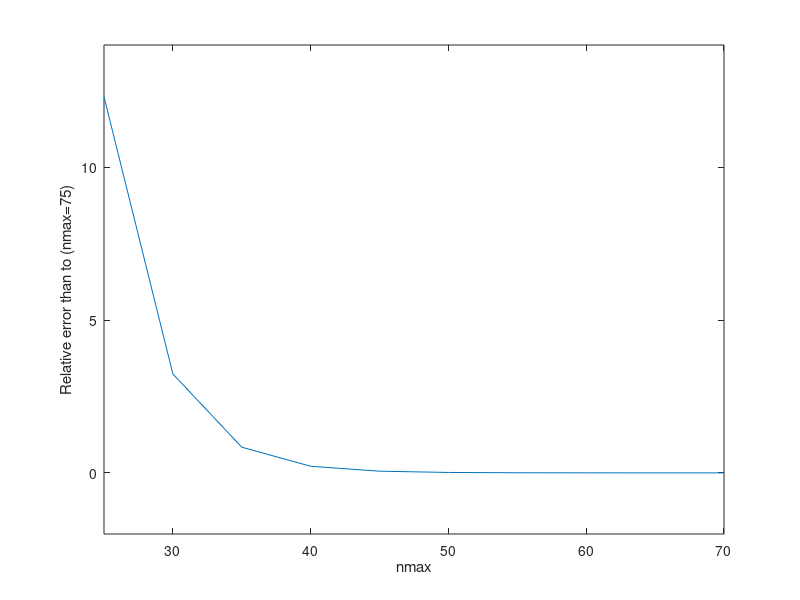

The MATLAB script that drew this image:
clc
clear all
close all
% Btotx
b25=[2.38506812086904e-09,2.36782295612921e-09,2.34018431948395e-09,2.30366840473402e-09,2.26014242786175e-09,2.21161766630263e-09,2.16004467631381e-09,2.10714255778209e-09,2.05428644015209e-09,2.00246403868734e-09,1.95229653718596e-09,1.90410585805230e-09,1.85800356764500e-09,1.81397764314329e-09,1.77196042806625e-09,1.73187074552104e-09,1.69363173400908e-09,1.65717134857840e-09,1.62241422074224e-09,1.58927253367037e-09,1.55764103800878e-09,1.52739844432593e-09,1.49841490708997e-09,1.47056351416323e-09,1.44373273922320e-09,1.41783670926259e-09,1.39282079891484e-09,1.36866128455154e-09,1.34535925360842e-09,1.32293029240219e-09,1.30139234348913e-09,1.28075435579162e-09,1.26100796320720e-09,1.24212359558099e-09,1.22405140171680e-09,1.20672638788288e-09,1.19007642116081e-09,1.17403131239227e-09,1.15853111488632e-09,1.14353204309645e-09,1.12900897546464e-09,1.11495425104647e-09,1.10137324728909e-09,1.08827786574234e-09,1.07567941217459e-09,1.06358236971052e-09,1.05198025327630e-09,1.04085420381739e-09,1.03017437198974e-09,1.01990358676495e-09,1.01000240157191e-09,1.00043441197980e-09,9.91170759401002e-10,9.82192959224234e-10,9.73493574502638e-10,9.65074723423702e-10,9.56944862772276e-10,9.49114629462969e-10,9.41592671919124e-10,9.34382336273852e-10,9.27479820524144e-10,9.20874048874149e-10,9.14548141293143e-10,9.08482040887506e-10,9.02655666576468e-10,8.97051902347108e-10,8.91658813913918e-10,8.86470677316850e-10,8.81487673878713e-10,8.76714398509778e-10,8.72157580425010e-10,8.67823568101562e-10,8.63716147693574e-10,8.59835146646043e-10,8.56176059837459e-10,8.52730685863319e-10,8.49488539667416e-10,8.46438661147138e-10,8.43571388399563e-10,8.40879706509856e-10,8.38359900487489e-10,8.36011407732068e-10,8.33835948855107e-10,8.31836178697140e-10,8.30014204721166e-10,8.28370339822780e-10,8.26902383733658e-10,8.25605580925142e-10,8.24473224828484e-10,8.23497718158915e-10,8.22671798129074e-10,8.21989613256433e-10,8.21447391867088e-10,8.21043550895717e-10,8.20778229330185e-10,8.20652365357908e-10,8.20666544091159e-10,8.20819901400065e-10,8.21109363021138e-10,8.21529422896874e-10,8.22072534128551e-10,8.22730031105692e-10,8.23493363579383e-10,8.24355340837122e-10,8.25311078703211e-10,8.26358413015974e-10,8.27497669311901e-10,8.28730827126694e-10,8.30060255057860e-10,8.31487292079831e-10,8.33010992961483e-10,8.34627331770170e-10,8.36329068524997e-10,8.38106343824589e-10,8.39947902014936e-10,8.41842692588545e-10,8.43781500524659e-10,8.45758236847069e-10,8.47770587970362e-10,8.49819860510890e-10,8.51910033666099e-10,8.54046203628775e-10,8.56232737322947e-10,8.58471520478640e-10,8.60760675537398e-10,8.63094039095545e-10,8.65461540158027e-10,8.67850435260224e-10,8.70247170749828e-10,8.72639497135687e-10,8.75018391337810e-10,8.77379369977588e-10,8.79722897396668e-10,8.82053779485574e-10,8.84379646493985e-10,8.86708818730318e-10,8.89047979740978e-10,8.91400127897656e-10,8.93763231583749e-10,8.96129883281923e-10,8.98488055689200e-10,9.00822842424380e-10,9.03118859392624e-10,9.05362834549051e-10,9.07545859248341e-10,9.09664830075295e-10,9.11722767026853e-10,9.13727918892666e-10,9.15691811000572e-10,9.17626603109378e-10,9.19542264741462e-10,9.21444117143662e-10,9.23331229507165e-10,9.25196003225911e-10,9.27025057495360e-10,9.28801280221312e-10,9.30506676224023e-10,9.32125477698116e-10,9.33646918222610e-10,9.35067129161078e-10,9.36389786242327e-10,9.37625378132356e-10,9.38789234821146e-10,9.39898686490639e-10,9.40969879541425e-10,9.42014831211417e-10,9.43039253312726e-10,9.44041531083735e-10,9.45013029515975e-10,9.45939651518981e-10,9.46804333190867e-10,9.47589978540622e-10,9.48282251154650e-10,9.48871677444579e-10,9.49354670841109e-10,9.49733323700588e-10,9.50014077135507e-10,9.50205607037568e-10,9.50316409035642e-10];
b30=[2.39297987243861e-09,2.37492488298021e-09,2.34608857290260e-09,2.30817374805016e-09,2.26323954933522e-09,2.21345226186545e-09,2.16085454406183e-09,2.10719130049925e-09,2.05381402621838e-09,2.00166474821261e-09,1.95132234534409e-09,1.90308372038119e-09,1.85705208907768e-09,1.81321236101991e-09,1.77148451067311e-09,1.73175540837705e-09,1.69389521875488e-09,1.65776588216928e-09,1.62322757259566e-09,1.59014604714903e-09,1.55840091892152e-09,1.52789302432351e-09,1.49854857666227e-09,1.47031855153942e-09,1.44317322405270e-09,1.41709330684607e-09,1.39206014272265e-09,1.36804757751760e-09,1.34501749955939e-09,1.32291986207118e-09,1.30169670306097e-09,1.28128862164435e-09,1.26164162464056e-09,1.24271232894485e-09,1.22447013236253e-09,1.20689594019906e-09,1.18997805823350e-09,1.17370663384524e-09,1.15806833771838e-09,1.14304277557499e-09,1.12860150853027e-09,1.11470975500214e-09,1.10133008950399e-09,1.08842694637889e-09,1.07597059630852e-09,1.06393950285839e-09,1.05232049718713e-09,1.04110686659697e-09,1.03029504109293e-09,1.01988091363677e-09,1.00985685673011e-09,1.00021021724444e-09,9.90923590454039e-10,9.81976647833439e-10,9.73348872377409e-10,9.65022346963433e-10,9.56983786957884e-10,9.49225279296911e-10,9.41743598241329e-10,9.34538388587665e-10,9.27609815858565e-10,9.20956394121548e-10,9.14573595604138e-10,9.08453571086860e-10,9.02585962119748e-10,8.96959473018401e-10,8.91563678390839e-10,8.86390514598109e-10,8.81435036758119e-10,8.76695268994416e-10,8.72171257146695e-10,8.67863664217660e-10,8.63772361171537e-10,8.59895431231933e-10,8.56228845542357e-10,8.52766842233314e-10,8.49502825215556e-10,8.46430457855763e-10,8.43544595199143e-10,8.40841776589696e-10,8.38320157603061e-10,8.35978944783589e-10,8.33817550853009e-10,8.31834763994358e-10,8.30028200523040e-10,8.28394198102876e-10,8.26928149112651e-10,8.25625126856348e-10,8.24480569363239e-10,8.23490780995884e-10,8.22653086431238e-10,8.21965596409008e-10,8.21426678381687e-10,8.21034325114413e-10,8.20785648065653e-10,8.20676678164081e-10,8.20702548442916e-10,8.20857997973592e-10,8.21138022244439e-10,8.21538441833581e-10,8.22056186823172e-10,8.22689188928691e-10,8.23435904355682e-10,8.24294615277956e-10,8.25262736940438e-10,8.26336364951895e-10,8.27510228504695e-10,8.28778088729679e-10,8.30133475783236e-10,8.31570541192019e-10,8.33084754007807e-10,8.34673208845071e-10,8.36334429904419e-10,8.38067711268675e-10,8.39872181238046e-10,8.41745871672050e-10,8.43685083017350e-10,8.45684256699676e-10,8.47736419293363e-10,8.49834089110507e-10,8.51970388024014e-10,8.54140027037691e-10,8.56339859927639e-10,8.58568820536059e-10,8.60827240642038e-10,8.63115732204439e-10,8.65433953962122e-10,8.67779626872557e-10,8.70148100982697e-10,8.72532623312385e-10,8.74925253752698e-10,8.77318181521667e-10,8.79705066679576e-10,8.82082010856154e-10,8.84447858705077e-10,8.86803720642261e-10,8.89151833438362e-10,8.91494071929584e-10,8.93830534813930e-10,8.96158617550413e-10,8.98472856515898e-10,9.00765614497249e-10,9.03028436656985e-10,9.05253706598148e-10,9.07436133568289e-10,9.09573636624762e-10,9.11667353539551e-10,9.13720746853968e-10,9.15738037083763e-10,9.17722389884066e-10,9.19674363813808e-10,9.21591064658040e-10,9.23466265687748e-10,9.25291489519862e-10,9.27057777386013e-10,9.28757670990550e-10,9.30386859697006e-10,9.31945025797159e-10,9.33435633531577e-10,9.34864694602899e-10,9.36238823845261e-10,9.37563095740791e-10,9.38839272306688e-10,9.40064879819605e-10,9.41233390322588e-10,9.42335471701836e-10,9.43360984747372e-10,9.44301204952420e-10,9.45150687881237e-10,9.45908297780555e-10,9.46577151290481e-10,9.47163524485834e-10,9.47675047426326e-10,9.48118690206328e-10,9.48499082724449e-10,9.48817601647472e-10,9.49072434978755e-10,9.49259557953302e-10,9.49374298041204e-10];
b35=[2.39525181581515e-09,2.37687985715994e-09,2.34759192864163e-09,2.30917968691393e-09,2.26378527126233e-09,2.21363121247977e-09,2.16078155052005e-09,2.10697329317299e-09,2.05353480854992e-09,2.00138412603461e-09,1.95108332211686e-09,1.90291947652285e-09,1.85698721941810e-09,1.81325797403396e-09,1.77163121606979e-09,1.73196985501146e-09,1.69412432077442e-09,1.65794925553426e-09,1.62331476885947e-09,1.59011262628876e-09,1.55825729258799e-09,1.52768236481465e-09,1.49833397893382e-09,1.47016352314441e-09,1.44312197518422e-09,1.41715736565944e-09,1.39221559200325e-09,1.36824357523050e-09,1.34519301528417e-09,1.32302298893956e-09,1.30170028716396e-09,1.28119740164615e-09,1.26148902484487e-09,1.24254846267260e-09,1.22434530553805e-09,1.20684513502593e-09,1.19001122173584e-09,1.17380742639785e-09,1.15820112373695e-09,1.14316504692994e-09,1.12867743673999e-09,1.11472056220651e-09,1.10127828728418e-09,1.08833366516517e-09,1.07586745528332e-09,1.06385804083470e-09,1.05228266033060e-09,1.04111937810311e-09,1.03034898236098e-09,1.01995608516538e-09,1.00992905196554e-09,1.00025885769373e-09,9.90937365738438e-10,9.81955707916389e-10,9.73303354217890e-10,9.64968155217998e-10,9.56937250571423e-10,9.49198417627881e-10,9.41741299982352e-10,9.34558043857883e-10,9.27643131687284e-10,9.20992525464957e-10,9.14602488784341e-10,9.08468551441330e-10,9.02584989172973e-10,8.96944963428546e-10,8.91541201008934e-10,8.86366896036720e-10,8.81416457454321e-10,8.76685816292242e-10,8.72172202034951e-10,8.67873512948461e-10,8.63787554740562e-10,8.59911450733599e-10,8.56241432595975e-10,8.52773051305985e-10,8.49501677551257e-10,8.46423057356759e-10,8.43533688003065e-10,8.40830873318777e-10,8.38312461200370e-10,8.35976397568614e-10,8.33820296384001e-10,8.31841201788794e-10,8.30035622013832e-10,8.28399791719649e-10,8.26930024483252e-10,8.25622988809205e-10,8.24475786910292e-10,8.23485811364978e-10,8.22650456658296e-10,8.21966825808727e-10,8.21431569988478e-10,8.21040933821809e-10,8.20790981667476e-10,8.20677895605249e-10,8.20698202446097e-10,8.20848819385306e-10,8.21126890814207e-10,8.21529485172317e-10,8.22053287836319e-10,8.22694433619359e-10,8.23448565501742e-10,8.24311107890073e-10,8.25277645343087e-10,8.26344244792116e-10,8.27507575933439e-10,8.28764765693099e-10,8.30113035181601e-10,8.31549264011809e-10,8.33069665683871e-10,8.34669720352850e-10,8.36344410178583e-10,8.38088677238133e-10,8.39897926272812e-10,8.41768366774839e-10,8.43697045766346e-10,8.45681543633016e-10,8.47719442668613e-10,8.49807775726942e-10,8.51942679448614e-10,8.54119403216340e-10,8.56332687521402e-10,8.58577376756204e-10,8.60849031236810e-10,8.63144293996463e-10,8.65460856722077e-10,8.67797023645098e-10,8.70151032309419e-10,8.72520392258859e-10,8.74901504718424e-10,8.77289724551645e-10,8.79679856959921e-10,8.82066909745060e-10,8.84446815032299e-10,8.86816836564365e-10,8.89175492696286e-10,8.91522009448979e-10,8.93855501998322e-10,8.96174194893271e-10,8.98474985813492e-10,9.00753533869483e-10,9.03004855847304e-10,9.05224216526029e-10,9.07407978549139e-10,9.09554082413945e-10,9.11661959722708e-10,9.13731895133417e-10,9.15764064619105e-10,9.17757608292448e-10,9.19710093448164e-10,9.21617585450926e-10,9.23475319517643e-10,9.25278737995794e-10,9.27024511879521e-10,9.28711159686330e-10,9.30339017316840e-10,9.31909549493152e-10,9.33424239572654e-10,9.34883457940103e-10,9.36285727597119e-10,9.37627669749119e-10,9.38904669460498e-10,9.40112039102069e-10,9.41246271480668e-10,9.42305934917836e-10,9.43291885667649e-10,9.44206715002703e-10,9.45053620703650e-10,9.45835096175991e-10,9.46551891672411e-10,9.47202600210175e-10,9.47783993855755e-10,9.48291967052074e-10,9.48722730737614e-10,9.49073822002262e-10,9.49344577156595e-10,9.49535928341824e-10,9.49649643139144e-10];
b40=[2.39588718692253e-09,2.37739967582461e-09,2.34795411337807e-09,2.30938012999993e-09,2.26385142186602e-09,2.21360698541108e-09,2.16071137597952e-09,2.10689180093031e-09,2.05346422546173e-09,2.00133696184233e-09,1.95106596133866e-09,1.90293351968973e-09,1.85702837887068e-09,1.81331478550135e-09,1.77168625823425e-09,1.73200453590245e-09,1.69412579402868e-09,1.65791626200488e-09,1.62325922740556e-09,1.59005563795775e-09,1.55822090198661e-09,1.52768054777412e-09,1.49836682330431e-09,1.47021720498277e-09,1.44317457139411e-09,1.41718798396852e-09,1.39221289227381e-09,1.36821009699850e-09,1.34514361451754e-09,1.32297824706485e-09,1.30167784989901e-09,1.28120494770714e-09,1.26152169954154e-09,1.24259159293577e-09,1.22438096519263e-09,1.20685961710076e-09,1.19000028835232e-09,1.17377733669947e-09,1.15816532316485e-09,1.14313819661439e-09,1.12866942668768e-09,1.11473294722546e-09,1.10130438870786e-09,1.08836197475394e-09,1.07588666346069e-09,1.06386150743971e-09,1.05227058339652e-09,1.04109802200832e-09,1.03032757940602e-09,1.01994289618353e-09,1.00992824654706e-09,1.00026935806067e-09,9.90953879575682e-10,9.81971276663428e-10,9.73312227669152e-10,9.64967830117032e-10,9.56928995852172e-10,9.49186293184033e-10,9.41730258091611e-10,9.34551967863712e-10,9.27643559885666e-10,9.20998430518736e-10,9.14611026438901e-10,9.08476347264070e-10,9.02589410366377e-10,8.96944927283080e-10,8.91537317372232e-10,8.86361009054642e-10,8.81410842641731e-10,8.76682355405411e-10,8.72171807344271e-10,8.67875947510015e-10,8.63791650194151e-10,8.59915603926628e-10,8.56244193458561e-10,8.52773605472647e-10,8.49500073754435e-10,8.46420117699075e-10,8.43530646131688e-10,8.40828880370897e-10,8.38312148715206e-10,8.35977666765656e-10,8.33822414651971e-10,8.31843160513040e-10,8.30036597113849e-10,8.28399501033648e-10,8.26928820327756e-10,8.25621644776876e-10,8.24475082827252e-10,8.23486121077393e-10,8.22651547814438e-10,8.21967980727430e-10,8.21431976102457e-10,8.21040149350777e-10,8.20789231535654e-10,8.20676025753265e-10,8.20697287595494e-10,8.20849600493902e-10,8.21129322420621e-10,8.21532641195957e-10,8.22055713131490e-10,8.22694809380442e-10,8.23446385618599e-10,8.24307030108056e-10,8.25273312302113e-10,8.26341612259704e-10,8.27508027320444e-10,8.28768415733541e-10,8.30118564911312e-10,8.31554402558509e-10,8.33072140341327e-10,8.34668269691523e-10,8.36339404430558e-10,8.38082046817422e-10,8.39892398816826e-10,8.41766323085027e-10,8.43699484636582e-10,8.45687610596229e-10,8.47726740215980e-10,8.49813336022422e-10,8.51944193059828e-10,8.54116185044469e-10,8.56325972339916e-10,8.58569821813693e-10,8.60843637507705e-10,8.63143196989476e-10,8.65464482617927e-10,8.67803943855330e-10,8.70158555365404e-10,8.72525634322553e-10,8.74902501256995e-10,8.77286151150193e-10,8.79673102324416e-10,8.82059506832115e-10,8.84441477063796e-10,8.86815472696794e-10,8.89178556249461e-10,8.91528384898701e-10,8.93862934040573e-10,8.96180082276334e-10,8.98477261065685e-10,9.00751346639549e-10,9.02998856728874e-10,9.05216364817913e-10,9.07400933460465e-10,9.09550352182820e-10,9.11663055503503e-10,9.13737751130452e-10,9.15772932788262e-10,9.17766514737890e-10,9.19715772684789e-10,9.21617630884187e-10,9.23469166299445e-10,9.25268089822272e-10,9.27012967869114e-10,9.28703066846926e-10,9.30337883122785e-10,9.31916576180383e-10,9.33437576675707e-10,9.34898565335053e-10,9.36296846227117e-10,9.37629949287320e-10,9.38896182151450e-10,9.40094867087471e-10,9.41226140489568e-10,9.42290395136456e-10,9.43287614281754e-10,9.44216901638075e-10,9.45076425428181e-10,9.45863806909836e-10,9.46576781164865e-10,9.47213834885397e-10,9.47774539665234e-10,9.48259442696948e-10,9.48669581420021e-10,9.49005857861948e-10,9.49268563420372e-10,9.49457261999473e-10,9.49571060612637e-10];
b45=[2.39606130297132e-09,2.37753389917963e-09,2.34803659685945e-09,2.30941389634246e-09,2.26385012916893e-09,2.21358769685975e-09,2.16068836016582e-09,2.10687381251948e-09,2.05345505413087e-09,2.00133725613574e-09,1.95107443866880e-09,1.90294712275048e-09,1.85704230990099e-09,1.81332354934988e-09,1.77168586152496e-09,1.73199473647349e-09,1.69411082377181e-09,1.65790317212321e-09,1.62325445881175e-09,1.59006162180622e-09,1.55823463602016e-09,1.52769504993529e-09,1.49837474955583e-09,1.47021468618132e-09,1.44316318911067e-09,1.41717383583395e-09,1.39220329634374e-09,1.36820974909724e-09,1.34515225420483e-09,1.32299100948774e-09,1.30168800408100e-09,1.28120747072161e-09,1.26151577156192e-09,1.24258076916402e-09,1.22437107227169e-09,1.20685561107063e-09,1.19000377429861e-09,1.17378598952527e-09,1.15817437100566e-09,1.14314304511946e-09,1.12866798273346e-09,1.11472647237030e-09,1.10129656930166e-09,1.08835684113229e-09,1.07588652533155e-09,1.06386595579924e-09,1.05227696262064e-09,1.04110298532720e-09,1.03032882946323e-09,1.01994021407781e-09,1.00992337115964e-09,1.00026490675306e-09,9.90951960597035e-10,9.81972519421945e-10,9.73315658170065e-10,9.64971544318412e-10,9.56931195895591e-10,9.49186133065102e-10,9.41728116861919e-10,9.34549101752890e-10,9.27641390780445e-10,9.20997861821021e-10,9.14612102110859e-10,9.08478357639656e-10,9.02591324299840e-10,8.96945901851215e-10,8.91537044760641e-10,8.86359774540006e-10,8.81409315417676e-10,8.76681244460461e-10,8.72171549060304e-10,8.67876551728534e-10,8.63792747677102e-10,8.59916650482155e-10,8.56244727643540e-10,8.52773445102650e-10,8.49499371196450e-10,8.46419259355329e-10,8.43530051120950e-10,8.40828797810357e-10,8.38312551310137e-10,8.35978289305602e-10,8.33822911735370e-10,8.31843295845105e-10,8.30036360930768e-10,8.28399093270451e-10,8.26928514082727e-10,8.25621614263845e-10,8.24475300869895e-10,8.23486388806140e-10,8.22651637093499e-10,8.21967797506205e-10,8.21431636404643e-10,8.21039912168746e-10,8.20789324507077e-10,8.20676473508102e-10,8.20697860081643e-10,8.20849929743708e-10,8.21129129670547e-10,8.21531937721825e-10,8.22054840503592e-10,8.22694273498239e-10,8.23446564962900e-10,8.24307925980470e-10,8.25274499735149e-10,8.26342442595500e-10,8.27507985445530e-10,8.28767433573725e-10,8.30117102553250e-10,8.31553230966086e-10,8.33071929375972e-10,8.34669204711761e-10,8.36341051521416e-10,8.38083556637919e-10,8.39892951618793e-10,8.41765577693763e-10,8.43697783134273e-10,8.45685818072691e-10,8.47725796932178e-10,8.49813758514266e-10,8.51945792264587e-10,8.54118155036189e-10,8.56327305050675e-10,8.58569829245597e-10,8.60842307097951e-10,8.63141196297984e-10,8.65462815363284e-10,8.67803439879267e-10,8.70159457714194e-10,8.72527488989506e-10,8.74904395025781e-10,8.77287167433459e-10,8.79672763515515e-10,8.82057990275288e-10,8.84439512522719e-10,8.86813985491320e-10,8.89178234405502e-10,8.91529371271443e-10,8.93864774450815e-10,8.96181939515768e-10,8.98478290310947e-10,9.00751066900081e-10,9.02997363209450e-10,9.05214296654554e-10,9.07399209518615e-10,9.09549778738471e-10,9.11663963245550e-10,9.13739816033574e-10,9.15775272565495e-10,9.17768045486579e-10,9.19715694510570e-10,9.21615834875812e-10,9.23466361307446e-10,9.25265550608760e-10,9.27011975598305e-10,9.28704276170407e-10,9.30340922124326e-10,9.31920112193494e-10,9.33439876012999e-10,9.34898325002725e-10,9.36293906055358e-10,9.37625504957366e-10,9.38892331360652e-10,9.40093645566291e-10,9.41228483783359e-10,9.42295544651984e-10,9.43293309867522e-10,9.44220336726892e-10,9.45075558876449e-10,9.45858423495389e-10,9.46568784418973e-10,9.47206608940574e-10,9.47771661176452e-10,9.48263336161435e-10,9.48680730428431e-10,9.49022899054457e-10,9.49289145581368e-10,9.49479179659921e-10,9.49593062611185e-10];
b50=[2.39610824600616e-09,2.37756765627777e-09,2.34805422109489e-09,2.30941784060001e-09,2.26384599758066e-09,2.21358120208883e-09,2.16068328691100e-09,2.10687166162147e-09,2.05345577140661e-09,2.00134002242530e-09,1.95107801436461e-09,1.90294999036360e-09,1.85704308445940e-09,1.81332170283678e-09,1.77168225253704e-09,1.73199135633753e-09,1.69410969832435e-09,1.65790506057479e-09,1.62325826335191e-09,1.59006499969758e-09,1.55823547585825e-09,1.52769284394380e-09,1.49837093209899e-09,1.47021169892540e-09,1.44316289365245e-09,1.41717632844482e-09,1.39220689583453e-09,1.36821213521906e-09,1.34515197780826e-09,1.32298837999667e-09,1.30168480676498e-09,1.28120575208566e-09,1.26151652326380e-09,1.24258336147378e-09,1.22437375550497e-09,1.20685669697008e-09,1.19000269827196e-09,1.17378358547750e-09,1.15817224130323e-09,1.14314249390566e-09,1.12866922230672e-09,1.11472858170112e-09,1.10129816709166e-09,1.08835698734347e-09,1.07588526468265e-09,1.06386419654321e-09,1.05227583066094e-09,1.04110310836553e-09,1.03033000297673e-09,1.01994161533822e-09,1.00992412910585e-09,1.00026463700564e-09,9.90950941856656e-10,9.81971446618498e-10,9.73315174635152e-10,9.64971864031532e-10,9.56932031354106e-10,9.49186930838514e-10,9.41728418165666e-10,9.34548797188517e-10,9.27640735134062e-10,9.20997276004330e-10,9.14611908981646e-10,9.08478613173941e-10,9.02591824886746e-10,8.96946335674364e-10,8.91537180195401e-10,8.86359576116874e-10,8.81408935649494e-10,8.76680915033848e-10,8.72171444527640e-10,8.67876702067806e-10,8.63793039597929e-10,8.59916905885757e-10,8.56244808702728e-10,8.52773326568900e-10,8.49499143254269e-10,8.46419064958933e-10,8.43529998194814e-10,8.40828899109845e-10,8.38312726094367e-10,8.35978422103324e-10,8.33822928057571e-10,8.31843205291657e-10,8.30036241299491e-10,8.28399029925384e-10,8.26928539259254e-10,8.25621689644282e-10,8.24475354168405e-10,8.23486374633354e-10,8.22651574058771e-10,8.21967751789863e-10,8.21431664011836e-10,8.21040006044085e-10,8.20789411522493e-10,8.20676468819728e-10,8.20697739786420e-10,8.20849763565502e-10,8.21129041213427e-10,8.21532014290904e-10,8.22055057394940e-10,8.22694494291228e-10,8.23446627785258e-10,8.24307760946188e-10,8.25274192929814e-10,8.26342192905192e-10,8.27507974450714e-10,8.28767694413054e-10,8.30117482083315e-10,8.31553480230141e-10,8.33071868522424e-10,8.34668851999749e-10,8.36340624172050e-10,8.38083335302127e-10,8.39893094293163e-10,8.41766007716394e-10,8.43698230338569e-10,8.45685990889094e-10,8.47725574112303e-10,8.49813273238394e-10,8.51945350758220e-10,8.54118040796577e-10,8.56327595671229e-10,8.58570345045638e-10,8.60842724770782e-10,8.63141253825237e-10,8.65462476652744e-10,8.67802915437861e-10,8.70159071029417e-10,8.72527475471315e-10,8.74904759655220e-10,8.77287686513875e-10,8.79673124431560e-10,8.82057980034359e-10,8.84439141071239e-10,8.86813474231267e-10,8.89177882596993e-10,8.91529382291471e-10,8.93865141804202e-10,8.96182453654506e-10,8.98478658093331e-10,9.00751075419050e-10,9.02996998896654e-10,9.05213756305471e-10,9.07398796636982e-10,9.09549737962877e-10,9.11664339443912e-10,9.13740416154943e-10,9.15775758970523e-10,9.17768120103263e-10,9.19715277761459e-10,9.21615134570061e-10,9.23465777480305e-10,9.25265453050085e-10,9.27012473468584e-10,9.28705120891770e-10,9.30341621404411e-10,9.31920210808926e-10,9.33439247094818e-10,9.34897288101858e-10,9.36293075459346e-10,9.37625432718702e-10,9.38893149033043e-10,9.40094933141763e-10,9.41229474364254e-10,9.42295570858181e-10,9.43292235174802e-10,9.44218700194712e-10,9.45074317116916e-10,9.45858413469053e-10,9.46570208894937e-10,9.47208847951873e-10,9.47773528861984e-10,9.48263641433726e-10,9.48678822302514e-10,9.49018894274588e-10,9.49283736825014e-10,9.49473179771479e-10,9.49586990814149e-10];
b55=[2.39612073194634e-09,2.37757593730158e-09,2.34805769081882e-09,2.30941772449210e-09,2.26384431342193e-09,2.21357961848260e-09,2.16068258318323e-09,2.10687186106791e-09,2.05345653386342e-09,2.00134090978964e-09,1.95107859096113e-09,1.90294993775897e-09,1.85704239531348e-09,1.81332078138652e-09,1.77168172155403e-09,1.73199162290414e-09,1.69411060692537e-09,1.65790595718792e-09,1.62325847260369e-09,1.59006435432087e-09,1.55823446431930e-09,1.52769223943374e-09,1.49837119006582e-09,1.47021260396473e-09,1.44316373666663e-09,1.41717646765717e-09,1.39220625173782e-09,1.36821123258237e-09,1.34515151689015e-09,1.32298868960356e-09,1.30168560966065e-09,1.28120640965575e-09,1.26151654504524e-09,1.24258277132224e-09,1.22437304091078e-09,1.20685640683779e-09,1.19000302110318e-09,1.17378423226870e-09,1.15817270046402e-09,1.14314243562425e-09,1.12866873287822e-09,1.11472806375668e-09,1.10129800960341e-09,1.08835727507890e-09,1.07588574272202e-09,1.06386449271566e-09,1.05227574402768e-09,1.04110274118973e-09,1.03032965372235e-09,1.01994153763765e-09,1.00992435016635e-09,1.00026496307355e-09,9.90951125075552e-10,9.81971371584114e-10,9.73314925862998e-10,9.64971640242261e-10,9.56931988495159e-10,9.49187076432469e-10,9.41728625683935e-10,9.34548913413876e-10,9.27640691208574e-10,9.20997123576921e-10,9.14611767417913e-10,9.08478577867016e-10,9.02591905598037e-10,8.96946462219656e-10,8.91537261161976e-10,8.86359563103539e-10,8.81408849548656e-10,8.76680822733620e-10,8.72171408502953e-10,8.67876739535614e-10,8.63793116614631e-10,8.59916965958598e-10,8.56244813205115e-10,8.52773278934128e-10,8.49499082242015e-10,8.46419034269033e-10,8.43530015393887e-10,8.40828945856352e-10,8.38312765126168e-10,8.35978426568728e-10,8.33822900310321e-10,8.31843171558267e-10,8.30036228244639e-10,8.28399043309312e-10,8.26928562072603e-10,8.25621699824643e-10,8.24475345097055e-10,8.23486359789794e-10,8.22651572113784e-10,8.21967766735949e-10,8.21431679885437e-10,8.21040002316825e-10,8.20789385200373e-10,8.20676441395864e-10,8.20697739913834e-10,8.20849799223572e-10,8.21129087271123e-10,8.21532030040263e-10,8.22055022027077e-10,8.22694429711486e-10,8.23446585799618e-10,8.24307781540500e-10,8.25274267369371e-10,8.26342265015963e-10,8.27507983322487e-10,8.28767625810189e-10,8.30117385159151e-10,8.31553432139053e-10,8.33071912558191e-10,8.34668959230011e-10,8.36340712206827e-10,8.38083332215326e-10,8.39892997585552e-10,8.41765889795758e-10,8.43698183689471e-10,8.45686054987071e-10,8.47725702306636e-10,8.49813367215446e-10,8.51945336658327e-10,8.54117927436649e-10,8.56327468812061e-10,8.58570301723910e-10,8.60842798661935e-10,8.63141389411659e-10,8.65462571735098e-10,8.67802898742466e-10,8.70158955465571e-10,8.72527347380055e-10,8.74904713600592e-10,8.77287755496174e-10,8.79673257022788e-10,8.82058079535296e-10,8.84439136151874e-10,8.86813369309918e-10,8.89177753061669e-10,8.91529320054775e-10,8.93865190813502e-10,8.96182579970553e-10,8.98478773843240e-10,9.00751099231054e-10,9.02996911834430e-10,9.05213616024316e-10,9.07398699924871e-10,9.09549755419241e-10,9.11664465061470e-10,9.13740566810276e-10,9.15775827681807e-10,9.17768050518371e-10,9.19715109323068e-10,9.21614982910170e-10,9.23465756978101e-10,9.25265591712221e-10,9.27012682579855e-10,9.28705249061944e-10,9.30341562556189e-10,9.31919990335735e-10,9.33439017279179e-10,9.34897225208988e-10,9.36293246304877e-10,9.37625730600676e-10,9.38893356845420e-10,9.40094879163115e-10,9.41229170265796e-10,9.42295223285025e-10,9.43292108617952e-10,9.44218920934841e-10,9.45074761397353e-10,9.45858771828445e-10,9.46570194194326e-10,9.47208406784179e-10,9.47772906816453e-10,9.48263252894980e-10,9.48679013350854e-10,9.49019760898901e-10,9.49285115316196e-10,9.49474796902581e-10,9.49588646910495e-10];
b60=[2.39612401475599e-09,2.37757791916816e-09,2.34805829403701e-09,2.30941745415948e-09,2.26384382423620e-09,2.21357933155912e-09,2.16068259013702e-09,2.10687205411326e-09,2.05345675947043e-09,2.00134103953464e-09,1.95107855027018e-09,1.90294974676264e-09,1.85704218559591e-09,1.81332072104433e-09,1.77168187433072e-09,1.73199187092745e-09,1.69411073595387e-09,1.65790584708417e-09,1.62325821611507e-09,1.59006418098044e-09,1.55823453129797e-09,1.52769248471082e-09,1.49837138891931e-09,1.47021257716999e-09,1.44316351461098e-09,1.41717625773046e-09,1.39220624335153e-09,1.36821142478987e-09,1.34515172687244e-09,1.32298872713429e-09,1.30168545022688e-09,1.28120620792278e-09,1.26151648476953e-09,1.24258289760630e-09,1.22437322828743e-09,1.20685648352372e-09,1.19000292657709e-09,1.17378406352730e-09,1.15817261335733e-09,1.14314250100277e-09,1.12866888025679e-09,1.11472815583154e-09,1.10129796994860e-09,1.08835715045901e-09,1.07588565046051e-09,1.06386451056779e-09,1.05227584563497e-09,1.04110282961919e-09,1.03032965351320e-09,1.01994145833009e-09,1.00992426876754e-09,1.00026494982034e-09,9.90951183592162e-10,9.81971443598739e-10,9.73314948562428e-10,9.64971600382528e-10,9.56931927378314e-10,9.49187047982348e-10,9.41728649474302e-10,9.34548962923998e-10,9.27640722161509e-10,9.20997112986319e-10,9.14611729482036e-10,9.08478547114562e-10,9.02591905973071e-10,8.96946489265505e-10,8.91537289619923e-10,8.86359570004153e-10,8.81408832168884e-10,8.76680798023342e-10,8.72171397077582e-10,8.67876748883034e-10,8.63793136762409e-10,8.59916979471711e-10,8.56244809988045e-10,8.52773263560454e-10,8.49499068664533e-10,8.46419033379901e-10,8.43530026319422e-10,8.40828957958539e-10,8.38312768118186e-10,8.35978419319173e-10,8.33822890701581e-10,8.31843168313739e-10,8.30036232925010e-10,8.28399049932027e-10,8.26928563986214e-10,8.25621696396282e-10,8.24475341455573e-10,8.23486360433696e-10,8.22651575688537e-10,8.21967767840488e-10,8.21431675875470e-10,8.21039997241880e-10,8.20789385831158e-10,8.20676449132091e-10,8.20697747683308e-10,8.20849797915921e-10,8.21129075895642e-10,8.21532018638686e-10,8.22055022807517e-10,8.22694444222491e-10,8.23446601439457e-10,8.24307782522328e-10,8.25274250586749e-10,8.26342244911810e-10,8.27507979422981e-10,8.28767643717554e-10,8.30117409552121e-10,8.31553439931749e-10,8.33071894863649e-10,8.34668931119769e-10,8.36340699809905e-10,8.38083348269467e-10,8.39893028475687e-10,8.41765907178384e-10,8.43698170690252e-10,8.45686022568402e-10,8.47725679929613e-10,8.49813375857790e-10,8.51945369109204e-10,8.54117954423386e-10,8.56327465624911e-10,8.58570270900391e-10,8.60842767841858e-10,8.63141386327517e-10,8.65462599197725e-10,8.67802932249957e-10,8.70158965291624e-10,8.72527324993539e-10,8.74904678880883e-10,8.77287738849245e-10,8.79673272727005e-10,8.82058113717630e-10,8.84439159278420e-10,8.86813361699688e-10,8.89177721374707e-10,8.91529291221557e-10,8.93865189189654e-10,8.96182607068483e-10,8.98478807182334e-10,9.00751110890881e-10,9.02996891479440e-10,9.05213579791661e-10,9.07398677820419e-10,9.09549766890521e-10,9.11664502188059e-10,9.13740599330814e-10,9.15775827155064e-10,9.17768014858988e-10,9.19715066887429e-10,9.21614970566423e-10,9.23465788464765e-10,9.25265643056920e-10,9.27012709548137e-10,9.28705224805522e-10,9.30341503855932e-10,9.31919947171845e-10,9.33439030833158e-10,9.34897289084176e-10,9.36293307079215e-10,9.37625731814849e-10,9.38893290783802e-10,9.40094799436222e-10,9.41229149185370e-10,9.42295287282934e-10,9.43292208735735e-10,9.44218969104102e-10,9.45074706247806e-10,9.45858649517048e-10,9.46570106518865e-10,9.47208439434338e-10,9.47773053484032e-10,9.48263408850995e-10,9.48679045003656e-10,9.49019594713323e-10,9.49284775381867e-10,9.49474367199766e-10,9.49588199531555e-10];
b65=[2.39612486918346e-09,2.37757838146064e-09,2.34805837567543e-09,2.30941734059252e-09,2.26384370907397e-09,2.21357930240719e-09,2.16068263201544e-09,2.10687211432476e-09,2.05345679491329e-09,2.00134102994406e-09,1.95107850311186e-09,1.90294969874121e-09,1.85704218059294e-09,1.81332076841802e-09,1.77168193115097e-09,1.73199187936074e-09,1.69411068436834e-09,1.65790578714293e-09,1.62325821082140e-09,1.59006423677551e-09,1.55823458943275e-09,1.52769248366873e-09,1.49837133058225e-09,1.47021252435520e-09,1.44316352293169e-09,1.41717631642797e-09,1.39220628869985e-09,1.36821140963524e-09,1.34515166994061e-09,1.32298869027002e-09,1.30168547098953e-09,1.28120626129310e-09,1.26151651300446e-09,1.24258287283017e-09,1.22437317982304e-09,1.20685646342301e-09,1.19000295368380e-09,1.17378410622708e-09,1.15817262625714e-09,1.14314247314759e-09,1.12866884371340e-09,1.11472814893600e-09,1.10129799719353e-09,1.08835718086739e-09,1.07588565266234e-09,1.06386448499742e-09,1.05227582100331e-09,1.04110283081034e-09,1.03032967666821e-09,1.01994147779097e-09,1.00992426537719e-09,1.00026492950294e-09,9.90951168542023e-10,9.81971448170986e-10,9.73314965906421e-10,9.64971611845702e-10,9.56931922423345e-10,9.49187033512906e-10,9.41728640790977e-10,9.34548967695536e-10,9.27640734025722e-10,9.20997119615249e-10,9.14611725236294e-10,9.08478537484714e-10,9.02591900800558e-10,8.96946492837678e-10,8.91537297421233e-10,8.86359574165964e-10,8.81408829267151e-10,8.76680791667646e-10,8.72171393636953e-10,8.67876751216488e-10,8.63793141988226e-10,8.59916982339185e-10,8.56244808075141e-10,8.52773259243503e-10,8.49499066334269e-10,8.46419035016713e-10,8.43530029844059e-10,8.40828959714322e-10,8.38312766655312e-10,8.35978416567670e-10,8.33822889588291e-10,8.31843169636949e-10,8.30036234846152e-10,8.28399050344288e-10,8.26928562846663e-10,8.25621695408586e-10,8.24475341760488e-10,8.23486361271818e-10,8.22651575628738e-10,8.21967766866458e-10,8.21431675513095e-10,8.21039998440254e-10,8.20789387353290e-10,8.20676448814164e-10,8.20697745306407e-10,8.20849796035153e-10,8.21129077097823e-10,8.21532022164168e-10,8.22055024805097e-10,8.22694441963240e-10,8.23446596872453e-10,8.24307780677475e-10,8.25274254018910e-10,8.26342250340894e-10,8.27507980847052e-10,8.28767639071225e-10,8.30117403497262e-10,8.31553439165581e-10,8.33071900683586e-10,8.34668937531002e-10,8.36340699737592e-10,8.38083341394443e-10,8.39893021981990e-10,8.41765908194781e-10,8.43698178438066e-10,8.45686028895691e-10,8.47725677947495e-10,8.49813367460728e-10,8.51945363145393e-10,8.54117957310339e-10,8.56327474434382e-10,8.58570276376179e-10,8.60842764181921e-10,8.63141377325772e-10,8.65462594249649e-10,8.67802936500296e-10,8.70158974310775e-10,8.72527329461710e-10,8.74904674246950e-10,8.77287729918283e-10,8.79673268610617e-10,8.82058118533971e-10,8.84439168101849e-10,8.86813365656672e-10,8.89177716541543e-10,8.91529282430370e-10,8.93865185158432e-10,8.96182611815551e-10,8.98478816110491e-10,9.00751115243941e-10,9.02996886837173e-10,9.05213570472597e-10,9.07398672912439e-10,9.09549771507653e-10,9.11664512220708e-10,9.13740604985963e-10,9.15775822379208e-10,9.17768003741281e-10,9.19715060354402e-10,9.21614975786650e-10,9.23465801067822e-10,9.25265650525378e-10,9.27012703505454e-10,9.28705210302521e-10,9.30341495466054e-10,9.31919954493704e-10,9.33439047664080e-10,9.34897298330930e-10,9.36293297957246e-10,9.37625712187702e-10,9.38893280741604e-10,9.40094810933652e-10,9.41229172202823e-10,9.42295298184209e-10,9.43292194232613e-10,9.44218941750572e-10,9.45074693990641e-10,9.45858667716937e-10,9.46570140150336e-10,9.47208454968182e-10,9.47773030945439e-10,9.48263363635037e-10,9.48679018042619e-10,9.49019620134171e-10,9.49284856140642e-10,9.49474479846604e-10,9.49588319409558e-10];
b70=[2.39612508956905e-09,2.37757848631827e-09,2.34805837911117e-09,2.30941730524797e-09,2.26384368719818e-09,2.21357930654486e-09,2.16068264797463e-09,2.10687212575361e-09,2.05345679435887e-09,2.00134101910287e-09,1.95107849142126e-09,1.90294969781359e-09,1.85704219270775e-09,1.81332078120066e-09,1.77168192959541e-09,1.73199186418449e-09,1.69411067309143e-09,1.65790579363940e-09,1.62325822770296e-09,1.59006424364606e-09,1.55823457787161e-09,1.52769246782758e-09,1.49837132977514e-09,1.47021253926036e-09,1.44316353505699e-09,1.41717631117862e-09,1.39220627307264e-09,1.36821140293744e-09,1.34515167983722e-09,1.32298870401403e-09,1.30168547184881e-09,1.28120624896982e-09,1.26151650306464e-09,1.24258287702095e-09,1.22437319220270e-09,1.20685646865691e-09,1.19000294604909e-09,1.17378409575774e-09,1.15817262559804e-09,1.14314248230000e-09,1.12866885104959e-09,1.11472814595194e-09,1.10129798830297e-09,1.08835717704748e-09,1.07588565792362e-09,1.06386449232484e-09,1.05227582164688e-09,1.04110282468989e-09,1.03032967158019e-09,1.01994147951369e-09,1.00992427118875e-09,1.00026493226922e-09,9.90951165437132e-10,9.81971443419494e-10,9.73314965109275e-10,9.64971615429897e-10,9.56931925803892e-10,9.49187032913989e-10,9.41728637388839e-10,9.34548965644654e-10,9.27640735426598e-10,9.20997122464893e-10,9.14611726206234e-10,9.08478535762045e-10,9.02591898624784e-10,8.96946492636102e-10,8.91537299151926e-10,8.86359575704085e-10,8.81408828976620e-10,8.76680790094105e-10,8.72171392637548e-10,8.67876751799211e-10,8.63793143332125e-10,8.59916982897735e-10,8.56244807334953e-10,8.52773258166227e-10,8.49499066139299e-10,8.46419035808621e-10,8.43530030621858e-10,8.40828959618555e-10,8.38312765919858e-10,8.35978416114941e-10,8.33822889877500e-10,8.31843170199522e-10,8.30036234983007e-10,8.28399049999784e-10,8.26928562557702e-10,8.25621695513568e-10,8.24475341993379e-10,8.23486361243387e-10,8.22651575430791e-10,8.21967766899983e-10,8.21431675809415e-10,8.21039998530323e-10,8.20789386965335e-10,8.20676448402688e-10,8.20697745523932e-10,8.20849796753534e-10,8.21129077395992e-10,8.21532021506745e-10,8.22055023906657e-10,8.22694442022032e-10,8.23446597979688e-10,8.24307781506276e-10,8.25274253419448e-10,8.26342248917990e-10,8.27507980373625e-10,8.28767640270888e-10,8.30117404980026e-10,8.31553439042413e-10,8.33071898978933e-10,8.34668936304258e-10,8.36340700582284e-10,8.38083343368780e-10,8.39893022658748e-10,8.41765906659489e-10,8.43698176513550e-10,8.45686028964570e-10,8.47725679991807e-10,8.49813369010934e-10,8.51945362280517e-10,8.54117955042001e-10,8.56327473510848e-10,8.58570277938006e-10,8.60842766358506e-10,8.63141377493572e-10,8.65462592201940e-10,8.67802934688442e-10,8.70158974893341e-10,8.72527331735848e-10,8.74904675514900e-10,8.77287728696440e-10,8.79673266351327e-10,8.82058117881337e-10,8.84439169800761e-10,8.86813367724453e-10,8.89177716591440e-10,8.91529280409567e-10,8.93865183382535e-10,8.96182612320338e-10,8.98478818344083e-10,9.00751116679474e-10,9.02996885809663e-10,9.05213568084160e-10,9.07398671861971e-10,9.09549773074062e-10,9.11664514726521e-10,9.13740605560097e-10,9.15775820212385e-10,9.17768001189593e-10,9.19715060424100e-10,9.21614978620691e-10,9.23465803503146e-10,9.25265649575255e-10,9.27012699997678e-10,9.28705208271700e-10,9.30341497555333e-10,9.31919958552705e-10,9.33439048879937e-10,9.34897294896061e-10,9.36293293644654e-10,9.37625712273979e-10,9.38893285600117e-10,9.40094815024375e-10,9.41229170322800e-10,9.42295291994136e-10,9.43292190967158e-10,9.44218945860573e-10,9.45074701293526e-10,9.45858669526267e-10,9.46570133389884e-10,9.47208446643613e-10,9.47773031080696e-10,9.48263373894876e-10,9.48679028602749e-10,9.49019618395083e-10,9.49284837792382e-10,9.49474450704695e-10,9.49588287510987e-10];
b75=[2.39612514594960e-09,2.37757850934830e-09,2.34805837606063e-09,2.30941729590697e-09,2.26384368431061e-09,2.21357930989129e-09,2.16068265185871e-09,2.10687212658078e-09,2.05345679210694e-09,2.00134101611270e-09,1.95107849080533e-09,1.90294970056658e-09,1.85704219577979e-09,1.81332078056012e-09,1.77168192572374e-09,1.73199186212999e-09,1.69411067580830e-09,1.65790579758234e-09,1.62325822744402e-09,1.59006423947189e-09,1.55823457553606e-09,1.52769247055094e-09,1.49837133373678e-09,1.47021253897824e-09,1.44316353103072e-09,1.41717630905666e-09,1.39220627569323e-09,1.36821140651543e-09,1.34515167943888e-09,1.32298870038129e-09,1.30168547010379e-09,1.28120625137882e-09,1.26151650610654e-09,1.24258287653111e-09,1.22437318907727e-09,1.20685646730142e-09,1.19000294816595e-09,1.17378409823802e-09,1.15817262507885e-09,1.14314247971628e-09,1.12866885003166e-09,1.11472814772839e-09,1.10129799026034e-09,1.08835717656358e-09,1.07588565586630e-09,1.06386449156980e-09,1.05227582306560e-09,1.04110282619423e-09,1.03032967118278e-09,1.01994147793568e-09,1.00992427062101e-09,1.00026493334053e-09,9.90951166570123e-10,9.81971443139426e-10,9.73314963944282e-10,9.64971614984913e-10,9.56931926560872e-10,9.49187033756607e-10,9.41728637234797e-10,9.34548964817208e-10,9.27640735057127e-10,9.20997122957406e-10,9.14611726830352e-10,9.08478535722205e-10,9.02591898058723e-10,8.96946492314511e-10,8.91537299439715e-10,8.86359576167178e-10,8.81408829022801e-10,8.76680789719530e-10,8.72171392354987e-10,8.67876751944756e-10,8.63793143674791e-10,8.59916982991248e-10,8.56244807093390e-10,8.52773257929286e-10,8.49499066201160e-10,8.46419036054728e-10,8.43530030720142e-10,8.40828959465967e-10,8.38312765745454e-10,8.35978416142354e-10,8.33822890036643e-10,8.31843170262623e-10,8.30036234890459e-10,8.28399049909145e-10,8.26928562587093e-10,8.25621695585282e-10,8.24475341989302e-10,8.23486361195455e-10,8.22651575443545e-10,8.21967766953779e-10,8.21431675788334e-10,8.21039998438526e-10,8.20789386956726e-10,8.20676448531978e-10,8.20697745611650e-10,8.20849796634575e-10,8.21129077208618e-10,8.21532021537815e-10,8.22055024155997e-10,8.22694442143243e-10,8.23446597762412e-10,8.24307781227157e-10,8.25274253491504e-10,8.26342249280184e-10,8.27507980522116e-10,8.28767639962398e-10,8.30117404621860e-10,8.31553439153578e-10,8.33071899437000e-10,8.34668936472548e-10,8.36340700198377e-10,8.38083342949184e-10,8.39893022800993e-10,8.41765907189198e-10,8.43698176697010e-10,8.45686028529170e-10,8.47725679528990e-10,8.49813369168583e-10,8.51945362853915e-10,8.54117955242001e-10,8.56327473054066e-10,8.58570277446778e-10,8.60842766508213e-10,8.63141378082842e-10,8.65462592427710e-10,8.67802934243750e-10,8.70158974381975e-10,8.72527331847810e-10,8.74904676095930e-10,8.77287728965615e-10,8.79673265952427e-10,8.82058117349577e-10,8.84439169840725e-10,8.86813368279644e-10,8.89177716929495e-10,8.91529280087531e-10,8.93865182820810e-10,8.96182612251855e-10,8.98478818864065e-10,9.00751117118453e-10,9.02996885590880e-10,9.05213567473844e-10,9.07398671648249e-10,9.09549773558136e-10,9.11664515303685e-10,9.13740605465586e-10,9.15775819526748e-10,9.17768000794075e-10,9.19715060879275e-10,9.21614979377983e-10,9.23465803550020e-10,9.25265648780550e-10,9.27012699381969e-10,9.28705208709980e-10,9.30341498541279e-10,9.31919958759524e-10,9.33439047935766e-10,9.34897294011971e-10,9.36293294077149e-10,9.37625713551712e-10,9.38893286001597e-10,9.40094813882134e-10,9.41229169088323e-10,9.42295292414937e-10,9.43292192640181e-10,9.44218946555225e-10,9.45074699893094e-10,9.45858667739284e-10,9.46570133703694e-10,9.47208448952561e-10,9.47773032474195e-10,9.48263372209165e-10,9.48679025405692e-10,9.49019617626573e-10,9.49284841728311e-10,9.49474458144028e-10,9.49588295947187e-10];
er25=0;
er30=0;
er35=0;
er40=0;
er45=0;
er50=0;
er55=0;
er60=0;
er65=0;
er70=0;

s=0;
for i=1:179
    s=s+(b75(i)^2);
end
qq=sqrt(s);

for i=1:179
    er25=er25+((b75(i)-b25(i))^2);
end


for i=1:179
    er30=er30+((b75(i)-b30(i))^2);
end

for i=1:179
    er35=er35+((b75(i)-b35(i))^2);
end

for i=1:179
    er40=er40+((b75(i)-b40(i))^2);
end

for i=1:179
    er45=er45+((b75(i)-b45(i))^2);
end

for i=1:179
    er50=er50+((b75(i)-b50(i))^2);
end

for i=1:179
    er55=er55+((b75(i)-b55(i))^2);
end

for i=1:179
    er60=er60+((b75(i)-b60(i))^2);
end

for i=1:179
    er65=er65+((b75(i)-b65(i))^2);
end

for i=1:179
    er70=er70+((b75(i)-b70(i))^2);
end

err25=100*sqrt(er25)/qq;
err30=100*sqrt(er30)/qq;
err35=100*sqrt(er35)/qq;
err40=100*sqrt(er40)/qq;
err45=100*sqrt(er45)/qq;
err50=100*sqrt(er50)/qq;
err55=100*sqrt(er55)/qq;
err60=100*sqrt(er60)/qq;
err65=100*sqrt(er65)/qq;
err70=100*sqrt(er70)/qq;

eee=[err25,err30,err35,err40,err45,err50,err55,err60,err65,err70];

for i=1:10
    x(i)=5*i+20;
    y(i)=100*eee(i);
end

plot(x,y)
axis([25 70 -2 14])
xlabel ('nmax')
ylabel ('Relative error than to (nmax=75)')
